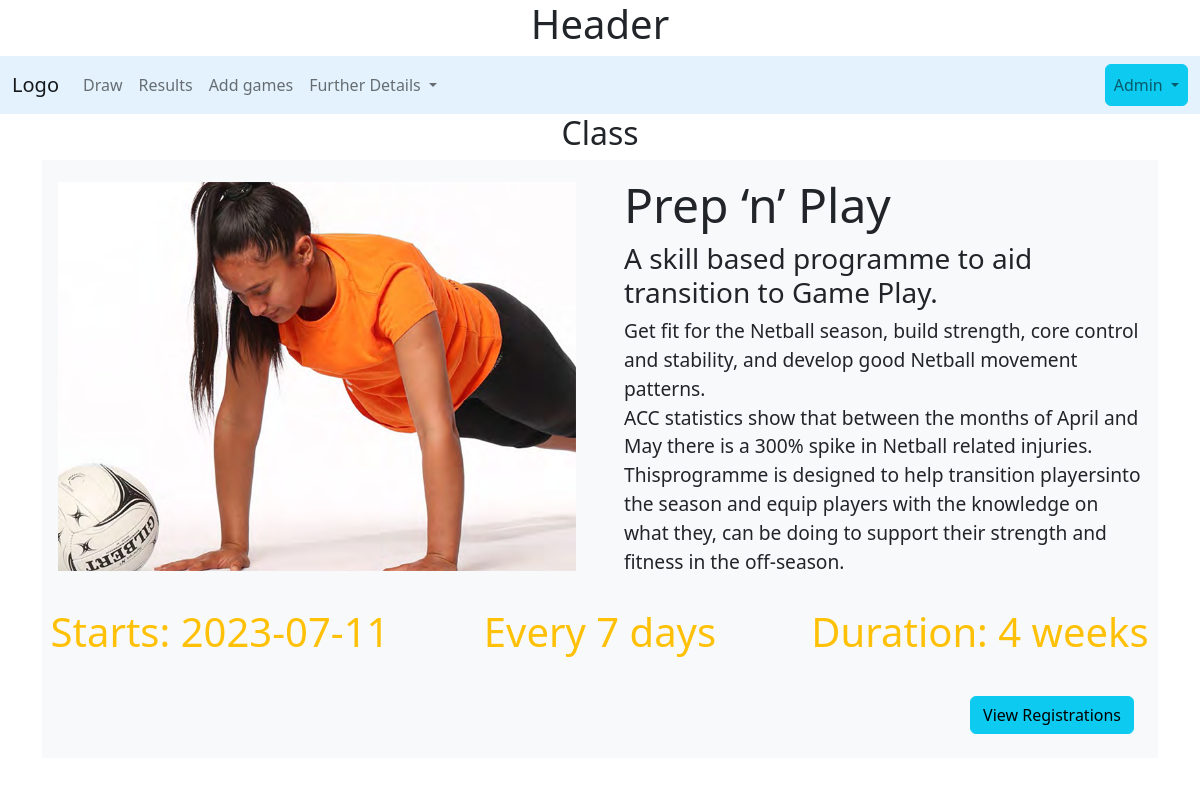
The app's page /classes (upper part), older data.
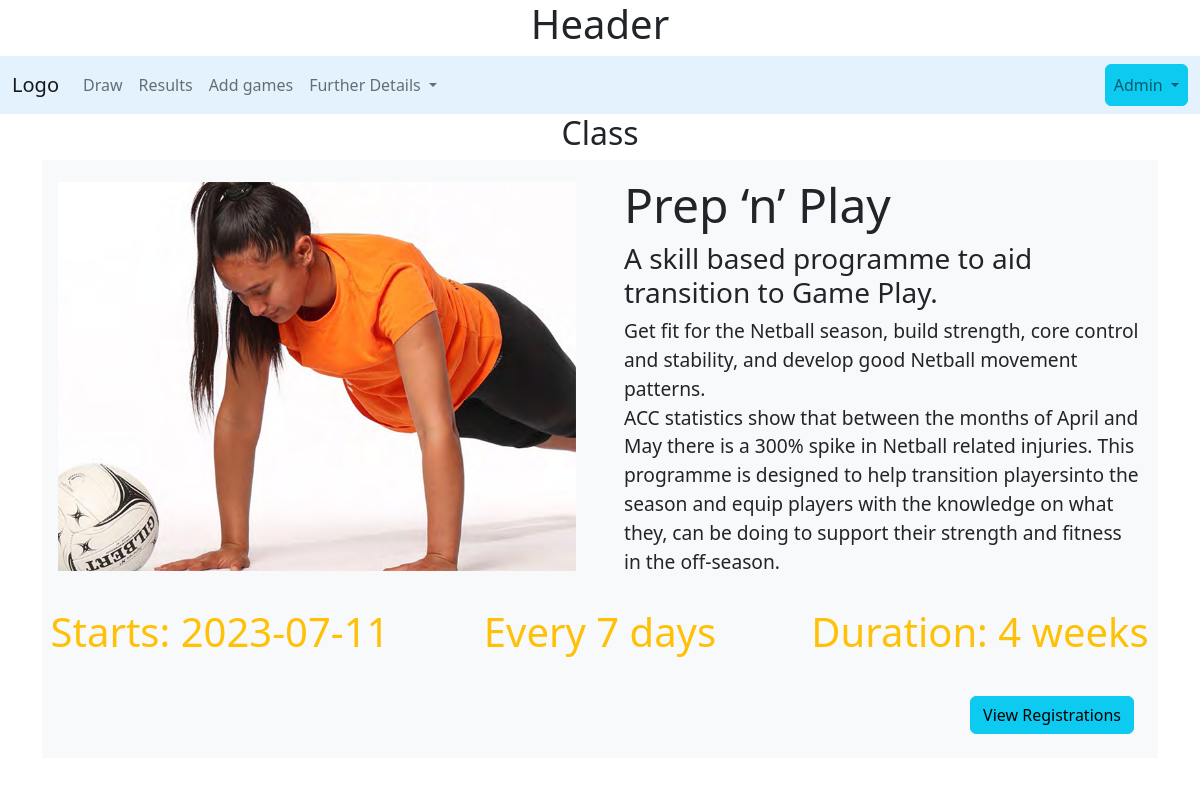
The same page, newer data.
### tables this page shows
CREATE TABLE class
(
    class_id integer primary key autoincrement ,
    class_name text not null,
    elevator_pitch text not null,
    content text not null,
    start_date date,
    frequency integer,
    duration integer
);

### server.py (the view)
@app.route('/classes')
def classes():
    result = get_class(db_path)
    return render_template("class.html", classes = result)

### db_functions.py (called while the page is built)
def run_search_query_tuples(sql_query,values_tuple, file_path, rowfactory=False):
    result = None
    try:
        db = sqlite3.connect(file_path)
        if rowfactory:
            db.row_factory = sqlite3.Row
        cursor = db.cursor()
        cursor.execute(sql_query,values_tuple)
        result = cursor.fetchall()
        cursor.close()
    except sqlite3.Error as error:
        print("Error running search query tuples: {}".format(error))
        return None
    db.close()
    if result is None:
        print("No search values were found")
    return result

### q_set.py (called while the page is built)
def get_class(db_path):
    sql="""select class_id, class_name, elevator_pitch,
    content, start_date, frequency, duration
    from class
    order by start_date asc"""
    result = run_search_query_tuples(sql, (), db_path, True)
    return result

### templates/class.html (shortened to what this page needs)
{% extends "layout.html" %}
{% block content %}
    <div class="container">
<h2 class="text-center"> Class </h2>
        {% for row in classes %}
            <div class="mb-5 bg-light">
            <div class="row gx-5 p-3 align-items-center">
            <div class="col body-text">
                      <h3 class="display-5">{{ row['class_name'] }} </h3>
            <h4 class="fw-lighter fs-3">{{ row['elevator_pitch'] }} </h4>
                {{ row['content'] | replace("\n", "<br>") | safe}}
            </div>
             <div class="col {{ loop.cycle('order-xl-first', '') }}"> <img class="img-fluid" src="static/images/n_1.png"></div>
              </div>
            <div class="row text-center display-6">
             <div class="col p-3 text-warning">Starts: {{ row['start_date'] }}</div>
             <div class="col p-3 text-warning">Every {{ row['frequency'] }} days</div>
            <div class="col p-3 text-warning">Duration: {{ row['duration'] }} weeks</div>
            </div>
            <div class="text-end">
                <a class="btn btn-info m-4" href="{{ url_for('registration', id=row['class_id'], title=row['class_name']) }}">
                    View Registrations
                </a></div>
            </div>
        {% endfor %}
    </div>
{% endblock %}

Row changes from the older to the newer data that the page shows:
changed class "Prep ‘n’ Play": content "…in Netball related injuries. Thisprogramme is designed to help…" → "…in Netball related injuries. This programme is designed to help…"
